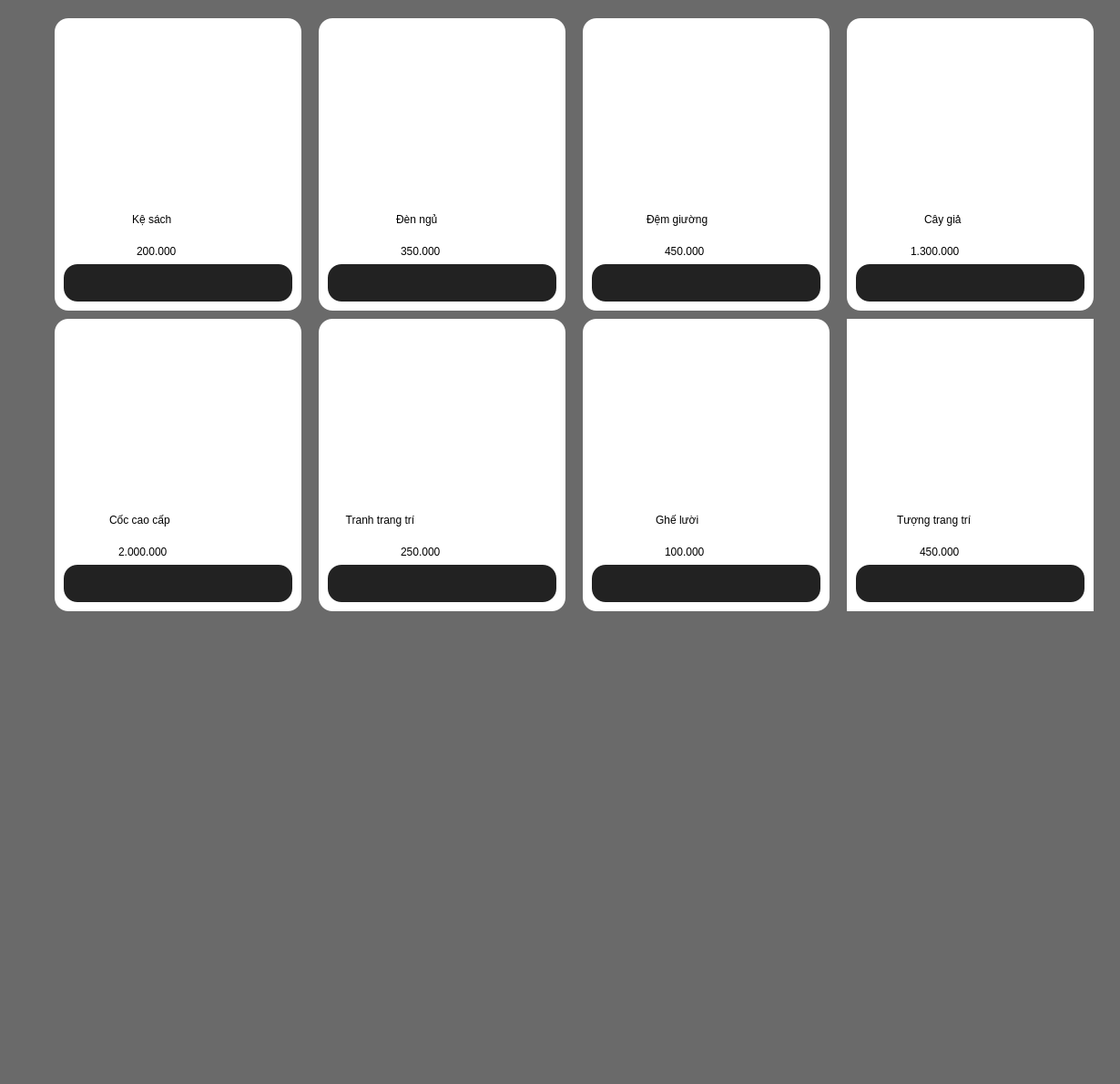
            <widget class="QWidget" name="room">
             <property name="styleSheet">
              <string notr="true">background-color:rgb(106, 106, 106)</string>
             </property>
             <widget class="QWidget" name="widget_2" native="true">
              <property name="geometry">
               <rect>
                <x>60</x>
                <y>20</y>
                <width>1161</width>
                <height>1161</height>
               </rect>
              </property>
              <widget class="QWidget" name="widget_6" native="true">
               <property name="geometry">
                <rect>
                 <x>0</x>
                 <y>0</y>
                 <width>271</width>
                 <height>321</height>
                </rect>
               </property>
               <property name="styleSheet">
                <string notr="true">background-color: rgb(255, 255, 255);
border-radius: 15px

</string>
               </property>
               <widget class="QLabel" name="label_13">
                <property name="geometry">
                 <rect>
                  <x>90</x>
                  <y>240</y>
                  <width>91</width>
                  <height>31</height>
                 </rect>
                </property>
                <property name="styleSheet">
                 <string notr="true">color:rgb(0, 0, 0);
font: 75 15pt &quot;MS Sans Serif&quot;;</string>
                </property>
                <property name="text">
                 <string>200.000</string>
                </property>
               </widget>
               <widget class="QLabel" name="label_14">
                <property name="geometry">
                 <rect>
                  <x>10</x>
                  <y>10</y>
                  <width>251</width>
                  <height>191</height>
                 </rect>
                </property>
                <property name="text">
                 <string/>
                </property>
                <property name="pixmap">
                 <pixmap>pd_img/room/ke sach/85804196c936d365b440bf260c385704.jpg.webp</pixmap>
                </property>
                <property name="scaledContents">
                 <bool>true</bool>
                </property>
               </widget>
               <widget class="QLabel" name="label_15">
                <property name="geometry">
                 <rect>
                  <x>85</x>
                  <y>200</y>
                  <width>111</width>
                  <height>41</height>
                 </rect>
                </property>
                <property name="styleSheet">
                 <string notr="true">color:rgb(0, 0, 0);
font: 75 15pt &quot;MS Sans Serif&quot;;</string>
                </property>
                <property name="text">
                 <string>Kệ sách</string>
                </property>
               </widget>
               <widget class="QPushButton" name="bt_kesach">
                <property name="geometry">
                 <rect>
                  <x>10</x>
                  <y>270</y>
                  <width>251</width>
                  <height>41</height>
                 </rect>
                </property>
                <property name="cursor">
                 <cursorShape>PointingHandCursor</cursorShape>
                </property>
                <property name="styleSheet">
                 <string notr="true">background-color: rgb(34, 34, 34);

</string>
                </property>
                <property name="text">
                 <string/>
                </property>
                <property name="icon">
                 <iconset>
                  <normaloff>buy.png</normaloff>buy.png</iconset>
                </property>
                <property name="iconSize">
                 <size>
                  <width>300</width>
                  <height>300</height>
                 </size>
                </property>
               </widget>
              </widget>
              <widget class="QWidget" name="widget_7" native="true">
               <property name="geometry">
                <rect>
                 <x>290</x>
                 <y>0</y>
                 <width>271</width>
                 <height>321</height>
                </rect>
               </property>
               <property name="styleSheet">
                <string notr="true">background-color: rgb(255, 255, 255);
border-radius: 15px

</string>
               </property>
               <widget class="QLabel" name="label_277">
                <property name="geometry">
                 <rect>
                  <x>90</x>
                  <y>240</y>
                  <width>91</width>
                  <height>31</height>
                 </rect>
                </property>
                <property name="styleSheet">
                 <string notr="true">color:rgb(0, 0, 0);
font: 75 15pt &quot;MS Sans Serif&quot;;</string>
                </property>
                <property name="text">
                 <string>350.000</string>
                </property>
               </widget>
               <widget class="QLabel" name="label_278">
                <property name="geometry">
                 <rect>
                  <x>10</x>
                  <y>10</y>
                  <width>251</width>
                  <height>191</height>
                 </rect>
                </property>
                <property name="text">
                 <string/>
                </property>
                <property name="pixmap">
                 <pixmap>pd_img/room/den ngu/vn-11134207-7r98o-lkpf0gl7xxpmfa.webp</pixmap>
                </property>
                <property name="scaledContents">
                 <bool>true</bool>
                </property>
               </widget>
               <widget class="QLabel" name="label_279">
                <property name="geometry">
                 <rect>
                  <x>85</x>
                  <y>200</y>
                  <width>111</width>
                  <height>41</height>
                 </rect>
                </property>
                <property name="styleSheet">
                 <string notr="true">color:rgb(0, 0, 0);
font: 75 15pt &quot;MS Sans Serif&quot;;</string>
                </property>
                <property name="text">
                 <string>Đèn ngủ</string>
                </property>
               </widget>
               <widget class="QPushButton" name="bt_den">
                <property name="geometry">
                 <rect>
                  <x>10</x>
                  <y>270</y>
                  <width>251</width>
                  <height>41</height>
                 </rect>
                </property>
                <property name="cursor">
                 <cursorShape>PointingHandCursor</cursorShape>
                </property>
                <property name="styleSheet">
                 <string notr="true">background-color: rgb(34, 34, 34);
border-radius: 15px 
</string>
                </property>
                <property name="text">
                 <string/>
                </property>
                <property name="icon">
                 <iconset>
                  <normaloff>buy.png</normaloff>buy.png</iconset>
                </property>
                <property name="iconSize">
                 <size>
                  <width>300</width>
                  <height>300</height>
                 </size>
                </property>
               </widget>
              </widget>
              <widget class="QWidget" name="widget_8" native="true">
               <property name="geometry">
                <rect>
                 <x>580</x>
                 <y>0</y>
                 <width>271</width>
                 <height>321</height>
                </rect>
               </property>
               <property name="styleSheet">
                <string notr="true">background-color: rgb(255, 255, 255);
border-radius: 15px

</string>
               </property>
               <widget class="QLabel" name="label_280">
                <property name="geometry">
                 <rect>
                  <x>90</x>
                  <y>240</y>
                  <width>91</width>
                  <height>31</height>
                 </rect>
                </property>
                <property name="styleSheet">
                 <string notr="true">color:rgb(0, 0, 0);
font: 75 15pt &quot;MS Sans Serif&quot;;</string>
                </property>
                <property name="text">
                 <string>450.000</string>
                </property>
               </widget>
               <widget class="QLabel" name="label_281">
                <property name="geometry">
                 <rect>
                  <x>10</x>
                  <y>10</y>
                  <width>251</width>
                  <height>191</height>
                 </rect>
                </property>
                <property name="text">
                 <string/>
                </property>
                <property name="pixmap">
                 <pixmap>pd_img/room/giuong/vn-11134207-7r98o-lp6f3niiw95n18.webp</pixmap>
                </property>
                <property name="scaledContents">
                 <bool>true</bool>
                </property>
               </widget>
               <widget class="QLabel" name="label_282">
                <property name="geometry">
                 <rect>
                  <x>70</x>
                  <y>200</y>
                  <width>141</width>
                  <height>41</height>
                 </rect>
                </property>
                <property name="styleSheet">
                 <string notr="true">color:rgb(0, 0, 0);
font: 75 15pt &quot;MS Sans Serif&quot;;</string>
                </property>
                <property name="text">
                 <string>Đệm giường</string>
                </property>
               </widget>
               <widget class="QPushButton" name="bt_giuong">
                <property name="geometry">
                 <rect>
                  <x>10</x>
                  <y>270</y>
                  <width>251</width>
                  <height>41</height>
                 </rect>
                </property>
                <property name="cursor">
                 <cursorShape>PointingHandCursor</cursorShape>
                </property>
                <property name="styleSheet">
                 <string notr="true">background-color: rgb(34, 34, 34);
border-radius: 15px 
</string>
                </property>
                <property name="text">
                 <string/>
                </property>
                <property name="icon">
                 <iconset>
                  <normaloff>buy.png</normaloff>buy.png</iconset>
                </property>
                <property name="iconSize">
                 <size>
                  <width>300</width>
                  <height>300</height>
                 </size>
                </property>
               </widget>
              </widget>
              <widget class="QWidget" name="widget_18" native="true">
               <property name="geometry">
                <rect>
                 <x>870</x>
                 <y>0</y>
                 <width>271</width>
                 <height>321</height>
                </rect>
               </property>
               <property name="styleSheet">
                <string notr="true">background-color: rgb(255, 255, 255);
border-radius: 15px

</string>
               </property>
               <widget class="QLabel" name="label_283">
                <property name="geometry">
                 <rect>
                  <x>70</x>
                  <y>240</y>
                  <width>131</width>
                  <height>31</height>
                 </rect>
                </property>
                <property name="styleSheet">
                 <string notr="true">color:rgb(0, 0, 0);
font: 75 15pt &quot;MS Sans Serif&quot;;</string>
                </property>
                <property name="text">
                 <string>1.300.000</string>
                </property>
               </widget>
               <widget class="QLabel" name="label_284">
                <property name="geometry">
                 <rect>
                  <x>10</x>
                  <y>10</y>
                  <width>251</width>
                  <height>191</height>
                 </rect>
                </property>
                <property name="text">
                 <string/>
                </property>
                <property name="pixmap">
                 <pixmap>pd_img/room/cay gia/vn-11134207-7ras8-m14zw7atfc6y28.webp</pixmap>
                </property>
                <property name="scaledContents">
                 <bool>true</bool>
                </property>
               </widget>
               <widget class="QLabel" name="label_285">
                <property name="geometry">
                 <rect>
                  <x>85</x>
                  <y>200</y>
                  <width>111</width>
                  <height>41</height>
                 </rect>
                </property>
                <property name="styleSheet">
                 <string notr="true">color:rgb(0, 0, 0);
font: 75 15pt &quot;MS Sans Serif&quot;;</string>
                </property>
                <property name="text">
                 <string>Cây giả</string>
                </property>
               </widget>
               <widget class="QPushButton" name="bt_cay">
                <property name="geometry">
                 <rect>
                  <x>10</x>
                  <y>270</y>
                  <width>251</width>
                  <height>41</height>
                 </rect>
                </property>
                <property name="cursor">
                 <cursorShape>PointingHandCursor</cursorShape>
                </property>
                <property name="styleSheet">
                 <string notr="true">background-color: rgb(34, 34, 34);
border-radius: 15px 
</string>
                </property>
                <property name="text">
                 <string/>
                </property>
                <property name="icon">
                 <iconset>
                  <normaloff>buy.png</normaloff>buy.png</iconset>
                </property>
                <property name="iconSize">
                 <size>
                  <width>300</width>
                  <height>300</height>
                 </size>
                </property>
               </widget>
              </widget>
              <widget class="QWidget" name="widget_19" native="true">
               <property name="geometry">
                <rect>
                 <x>0</x>
                 <y>330</y>
                 <width>271</width>
                 <height>321</height>
                </rect>
               </property>
               <property name="styleSheet">
                <string notr="true">background-color: rgb(255, 255, 255);
border-radius: 15px

</string>
               </property>
               <widget class="QLabel" name="label_286">
                <property name="geometry">
                 <rect>
                  <x>70</x>
                  <y>240</y>
                  <width>151</width>
                  <height>31</height>
                 </rect>
                </property>
                <property name="styleSheet">
                 <string notr="true">color:rgb(0, 0, 0);
font: 75 15pt &quot;MS Sans Serif&quot;;</string>
                </property>
                <property name="text">
                 <string>2.000.000</string>
                </property>
               </widget>
               <widget class="QLabel" name="label_287">
                <property name="geometry">
                 <rect>
                  <x>10</x>
                  <y>10</y>
                  <width>251</width>
                  <height>191</height>
                 </rect>
                </property>
                <property name="text">
                 <string/>
                </property>
                <property name="pixmap">
                 <pixmap>pd_img/room/coc/vn-11134207-820l4-mfkfiwnnr5l92f.webp</pixmap>
                </property>
                <property name="scaledContents">
                 <bool>true</bool>
                </property>
               </widget>
               <widget class="QLabel" name="label_288">
                <property name="geometry">
                 <rect>
                  <x>60</x>
                  <y>200</y>
                  <width>151</width>
                  <height>41</height>
                 </rect>
                </property>
                <property name="styleSheet">
                 <string notr="true">color:rgb(0, 0, 0);
font: 75 15pt &quot;MS Sans Serif&quot;;</string>
                </property>
                <property name="text">
                 <string>Cốc cao cấp</string>
                </property>
               </widget>
               <widget class="QPushButton" name="bt_coc">
                <property name="geometry">
                 <rect>
                  <x>10</x>
                  <y>270</y>
                  <width>251</width>
                  <height>41</height>
                 </rect>
                </property>
                <property name="cursor">
                 <cursorShape>PointingHandCursor</cursorShape>
                </property>
                <property name="styleSheet">
                 <string notr="true">background-color: rgb(34, 34, 34);
border-radius: 15px 
</string>
                </property>
                <property name="text">
                 <string/>
                </property>
                <property name="icon">
                 <iconset>
                  <normaloff>buy.png</normaloff>buy.png</iconset>
                </property>
                <property name="iconSize">
                 <size>
                  <width>300</width>
                  <height>300</height>
                 </size>
                </property>
               </widget>
              </widget>
              <widget class="QWidget" name="widget_20" native="true">
               <property name="geometry">
                <rect>
                 <x>290</x>
                 <y>330</y>
                 <width>271</width>
                 <height>321</height>
                </rect>
               </property>
               <property name="styleSheet">
                <string notr="true">background-color: rgb(255, 255, 255);
border-radius: 15px

</string>
               </property>
               <widget class="QLabel" name="label_289">
                <property name="geometry">
                 <rect>
                  <x>90</x>
                  <y>240</y>
                  <width>91</width>
                  <height>31</height>
                 </rect>
                </property>
                <property name="styleSheet">
                 <string notr="true">color:rgb(0, 0, 0);
font: 75 15pt &quot;MS Sans Serif&quot;;</string>
                </property>
                <property name="text">
                 <string>250.000</string>
                </property>
               </widget>
               <widget class="QLabel" name="label_290">
                <property name="geometry">
                 <rect>
                  <x>10</x>
                  <y>10</y>
                  <width>251</width>
                  <height>231</height>
                 </rect>
                </property>
                <property name="text">
                 <string/>
                </property>
                <property name="pixmap">
                 <pixmap>pd_img/room/tranh/vn-11134207-7r98o-lzfnneh99llt69.png</pixmap>
                </property>
                <property name="scaledContents">
                 <bool>true</bool>
                </property>
               </widget>
               <widget class="QLabel" name="label_291">
                <property name="geometry">
                 <rect>
                  <x>-10</x>
                  <y>200</y>
                  <width>291</width>
                  <height>41</height>
                 </rect>
                </property>
                <property name="styleSheet">
                 <string notr="true">color:rgb(0, 0, 0);
font: 75 15pt &quot;MS Sans Serif&quot;;</string>
                </property>
                <property name="text">
                 <string>            Tranh trang trí</string>
                </property>
               </widget>
               <widget class="QPushButton" name="bt_tranh">
                <property name="geometry">
                 <rect>
                  <x>10</x>
                  <y>270</y>
                  <width>251</width>
                  <height>41</height>
                 </rect>
                </property>
                <property name="cursor">
                 <cursorShape>PointingHandCursor</cursorShape>
                </property>
                <property name="styleSheet">
                 <string notr="true">background-color: rgb(34, 34, 34);
border-radius: 15px 
</string>
                </property>
                <property name="text">
                 <string/>
                </property>
                <property name="icon">
                 <iconset>
                  <normaloff>buy.png</normaloff>buy.png</iconset>
                </property>
                <property name="iconSize">
                 <size>
                  <width>300</width>
                  <height>300</height>
                 </size>
                </property>
               </widget>
              </widget>
              <widget class="QWidget" name="widget_21" native="true">
               <property name="geometry">
                <rect>
                 <x>580</x>
                 <y>330</y>
                 <width>271</width>
                 <height>321</height>
                </rect>
               </property>
               <property name="styleSheet">
                <string notr="true">background-color: rgb(255, 255, 255);
border-radius: 15px

</string>
               </property>
               <widget class="QLabel" name="label_292">
                <property name="geometry">
                 <rect>
                  <x>90</x>
                  <y>240</y>
                  <width>91</width>
                  <height>31</height>
                 </rect>
                </property>
                <property name="styleSheet">
                 <string notr="true">color:rgb(0, 0, 0);
font: 75 15pt &quot;MS Sans Serif&quot;;</string>
                </property>
                <property name="text">
                 <string>100.000</string>
                </property>
               </widget>
               <widget class="QLabel" name="label_293">
                <property name="geometry">
                 <rect>
                  <x>10</x>
                  <y>10</y>
                  <width>251</width>
                  <height>191</height>
                 </rect>
                </property>
                <property name="text">
                 <string/>
                </property>
                <property name="pixmap">
                 <pixmap>pd_img/room/ghe/ghe.webp</pixmap>
                </property>
                <property name="scaledContents">
                 <bool>true</bool>
                </property>
               </widget>
               <widget class="QLabel" name="label_294">
                <property name="geometry">
                 <rect>
                  <x>80</x>
                  <y>200</y>
                  <width>111</width>
                  <height>41</height>
                 </rect>
                </property>
                <property name="styleSheet">
                 <string notr="true">color:rgb(0, 0, 0);
font: 75 15pt &quot;MS Sans Serif&quot;;</string>
                </property>
                <property name="text">
                 <string>Ghế lười</string>
                </property>
               </widget>
               <widget class="QPushButton" name="bt_ghe">
                <property name="geometry">
                 <rect>
                  <x>10</x>
                  <y>270</y>
                  <width>251</width>
                  <height>41</height>
                 </rect>
                </property>
                <property name="cursor">
                 <cursorShape>PointingHandCursor</cursorShape>
                </property>
                <property name="styleSheet">
                 <string notr="true">background-color: rgb(34, 34, 34);
border-radius: 15px 
</string>
                </property>
                <property name="text">
                 <string/>
                </property>
                <property name="icon">
                 <iconset>
                  <normaloff>buy.png</normaloff>buy.png</iconset>
                </property>
                <property name="iconSize">
                 <size>
                  <width>300</width>
                  <height>300</height>
                 </size>
                </property>
               </widget>
              </widget>
              <widget class="QWidget" name="widget_22" native="true">
               <property name="geometry">
                <rect>
                 <x>870</x>
                 <y>330</y>
                 <width>271</width>
                 <height>321</height>
                </rect>
               </property>
               <property name="styleSheet">
                <string notr="true">background-color: rgb(255, 255, 255)</string>
               </property>
               <widget class="QLabel" name="label_295">
                <property name="geometry">
                 <rect>
                  <x>80</x>
                  <y>240</y>
                  <width>191</width>
                  <height>31</height>
                 </rect>
                </property>
                <property name="styleSheet">
                 <string notr="true">color:rgb(0, 0, 0);
font: 75 15pt &quot;MS Sans Serif&quot;;</string>
                </property>
                <property name="text">
                 <string>450.000</string>
                </property>
               </widget>
               <widget class="QLabel" name="label_296">
                <property name="geometry">
                 <rect>
                  <x>10</x>
                  <y>10</y>
                  <width>251</width>
                  <height>191</height>
                 </rect>
                </property>
                <property name="text">
                 <string/>
                </property>
                <property name="pixmap">
                 <pixmap>pd_img/room/tuong/vn-11134207-820l4-mesu6y9j6l8h95.webp</pixmap>
                </property>
                <property name="scaledContents">
                 <bool>true</bool>
                </property>
               </widget>
               <widget class="QLabel" name="label_297">
                <property name="geometry">
                 <rect>
                  <x>55</x>
                  <y>200</y>
                  <width>181</width>
                  <height>41</height>
                 </rect>
                </property>
                <property name="styleSheet">
                 <string notr="true">color:rgb(0, 0, 0);
font: 75 15pt &quot;MS Sans Serif&quot;;</string>
                </property>
                <property name="text">
                 <string>Tượng trang trí</string>
                </property>
               </widget>
               <widget class="QPushButton" name="bt_tuong">
                <property name="geometry">
                 <rect>
                  <x>10</x>
                  <y>270</y>
                  <width>251</width>
                  <height>41</height>
                 </rect>
                </property>
                <property name="cursor">
                 <cursorShape>PointingHandCursor</cursorShape>
                </property>
                <property name="styleSheet">
                 <string notr="true">background-color: rgb(34, 34, 34);
border-radius: 15px 
</string>
                </property>
                <property name="text">
                 <string/>
                </property>
                <property name="icon">
                 <iconset>
                  <normaloff>buy.png</normaloff>buy.png</iconset>
                </property>
                <property name="iconSize">
                 <size>
                  <width>300</width>
                  <height>300</height>
                 </size>
                </property>
               </widget>
              </widget>
             </widget>
            </widget>
